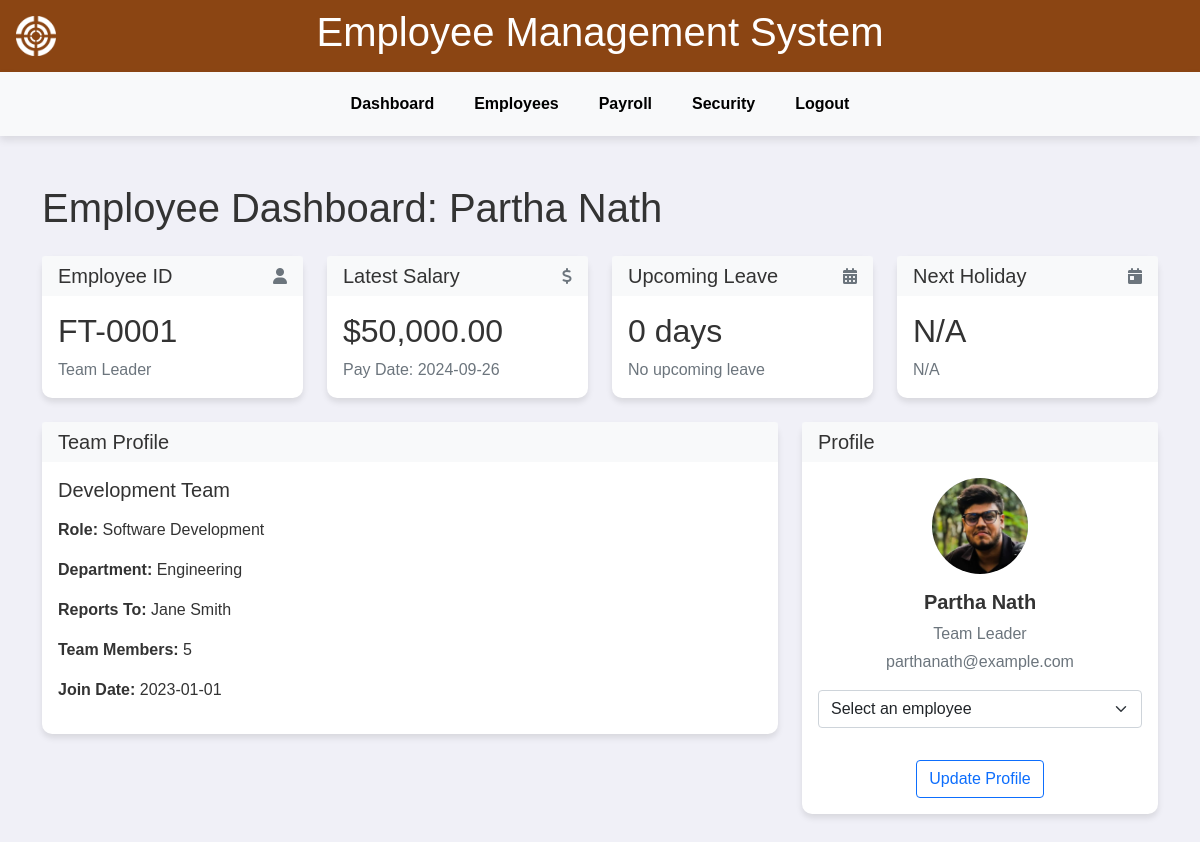
Page /employee-dashboard.php (signed in) on the committed database.
### tables this page shows
CREATE TABLE `team_profiles` (
  `id` varchar(10) NOT NULL,
  `name` varchar(100) NOT NULL,
  `role` varchar(100) NOT NULL,
  `email` varchar(100) NOT NULL,
  `reportsTo` varchar(100) NOT NULL,
  `department` varchar(100) NOT NULL,
  `joinDate` date NOT NULL,
  `location` varchar(100) NOT NULL,
  `phone` varchar(20) NOT NULL,
  `members` int(11) NOT NULL,
  `image` varchar(255) DEFAULT NULL
);

### employee-dashboard.php (the view, shortened to what this page needs)
<?php
$servername = "localhost";
$username = "root";
$password = "";
$dbname = "smarthr";
$conn = new mysqli($servername, $username, $password, $dbname);
function getEmployeeData($conn, $employee_id) {
    $sql = "SELECT e.*, s.amount, s.pay_date, l.days, l.from_date, l.to_date,
                   get_next_holiday() as next_holiday_date,
                   (SELECT title FROM holidays WHERE date = get_next_holiday()) as next_holiday_title,
                   get_team_profile(e.id) as team_id
            FROM employee e
            LEFT JOIN salaries s ON e.id = s.employee_id
            LEFT JOIN leaves l ON e.name = l.employee
            WHERE e.id = ?
            ORDER BY s.pay_date DESC, l.from_date DESC
            LIMIT 1";
    $stmt = $conn->prepare($sql);
    $stmt->bind_param("i", $employee_id);
    $stmt->execute();
    $result = $stmt->get_result();
    return $result->fetch_assoc();
}
$employee_id = $_SESSION['user_id'] ?? 1;
$employeeData = getEmployeeData($conn, $employee_id);
$team_id = $employeeData['team_id'] ?? null;
if ($team_id) {
    $sql = "SELECT * FROM team_profiles WHERE id = ?";
    $stmt = $conn->prepare($sql);
    $stmt->bind_param("s", $team_id);
    $stmt->execute();
    $result = $stmt->get_result();
    $teamProfile = $result->fetch_assoc();
} else {
    $teamProfile = null;
}
?>
<!DOCTYPE html>
<html lang="en">
<head>
    <link href="https://cdn.jsdelivr.net/npm/bootstrap@5.1.3/dist/css/bootstrap.min.css" rel="stylesheet">
    <link rel="stylesheet" href="https://cdnjs.cloudflare.com/ajax/libs/font-awesome/6.0.0-beta3/css/all.min.css">
</head>
<body>
<div class="main-wrapper">
    <header class="header">
        <img src="assets/img/logo.png" alt="Logo" class="logo">
        <h1>Employee Management System</h1>
    </header>
    <?php include_once("includes/sidebar.php");?>
    <div class="container py-5">
        <h1 class="mb-4">Employee Dashboard: <span id="employeeName"><?php echo htmlspecialchars($employeeData['name'] ?? 'N/A'); ?></span></h1>
        <div class="row row-cols-1 row-cols-md-2 row-cols-lg-4 g-4 mb-4">
            <div class="col">
                <div class="card h-100">
                    <div class="card-header d-flex justify-content-between align-items-center">
                        <h5 class="card-title mb-0">Employee ID</h5>
                        <i class="fas fa-user text-muted" aria-hidden="true"></i>
                    </div>
                    <div class="card-body">
                        <h2 class="card-text" id="employeeId"><?php echo htmlspecialchars($employeeData['employee_id'] ?? 'N/A'); ?></h2>
                        <p class="card-text text-muted" id="employeeRole"><?php echo htmlspecialchars($employeeData['role'] ?? 'N/A'); ?></p>
                    </div>
                </div>
            </div>
            <div class="col">
                <div class="card h-100">
                    <div class="card-header d-flex justify-content-between align-items-center">
                        <h5 class="card-title mb-0">Latest Salary</h5>
                        <i class="fas fa-dollar-sign text-muted" aria-hidden="true"></i>
                    </div>
                    <div class="card-body">
                        <h2 class="card-text" id="employeeSalary">$<?php echo number_format($employeeData['amount'] ?? 0, 2); ?></h2>
                        <p class="card-text text-muted" id="salaryDate">Pay Date: <?php echo htmlspecialchars($employeeData['pay_date'] ?? 'N/A'); ?></p>
                    </div>
                </div>
            </div>
            <div class="col">
                <div class="card h-100">
                    <div class="card-header d-flex justify-content-between align-items-center">
                        <h5 class="card-title mb-0">Upcoming Leave</h5>
                        <i class="fas fa-calendar-alt text-muted" aria-hidden="true"></i>
                    </div>
                    <div class="card-body">
                        <h2 class="card-text" id="leaveDays"><?php echo $employeeData['days'] ? $employeeData['days'] : '0'; ?> days</h2>
                        <p class="card-text text-muted" id="leaveDates">
                            <?php if ($employeeData['from_date'] && $employeeData['to_date']): ?>
                                From <?php echo htmlspecialchars($employeeData['from_date']); ?> to <?php echo htmlspecialchars($employeeData['to_date']); ?>
                            <?php else: ?>
                                No upcoming leave
                            <?php endif; ?>
                        </p>
                    </div>
                </div>
            </div>
            <div class="col">
                <div class="card h-100">
                    <div class="card-header d-flex justify-content-between align-items-center">
                        <h5 class="card-title mb-0">Next Holiday</h5>
                        <i class="fas fa-calendar-day text-muted" aria-hidden="true"></i>
                    </div>
                    <div class="card-body">
                        <h2 class="card-text"><?php echo htmlspecialchars($employeeData['next_holiday_title'] ?? 'N/A'); ?></h2>
                        <p class="card-text text-muted"><?php echo htmlspecialchars($employeeData['next_holiday_date'] ?? 'N/A'); ?></p>
                    </div>
                </div>
            </div>
        </div>
        <div class="row g-4">
            <div class="col-md-8">
                <div class="card">
                    <div class="card-header">
                        <h5 class="card-title mb-0">Team Profile</h5>
                    </div>
                    <div class="card-body" id="teamProfileContent">
                        <?php if ($teamProfile): ?>
                            <h3 class="h5 mb-3"><?php echo htmlspecialchars($teamProfile['name']); ?></h3>
                            <p><strong>Role:</strong> <?php echo htmlspecialchars($teamProfile['role']); ?></p>
                            <p><strong>Department:</strong> <?php echo htmlspecialchars($teamProfile['department']); ?></p>
                            <p><strong>Reports To:</strong> <?php echo htmlspecialchars($teamProfile['reportsTo']); ?></p>
                            <p><strong>Team Members:</strong> <?php echo htmlspecialchars($teamProfile['members']); ?></p>
                            <p><strong>Join Date:</strong> <?php echo htmlspecialchars($teamProfile['joinDate']); ?></p>
                        <?php else: ?>
                            <p>No team profile information available.</p>
                        <?php endif; ?>
                    </div>
                </div>
            </div>
            <div class="col-md-4">
                <div class="card">
                    <div class="card-header">
                        <h5 class="card-title mb-0">Profile</h5>
                    </div>
                    <div class="card-body text-center">
                        <img src="<?php echo htmlspecialchars($employeeData['image'] ?? ''); ?>" alt="<?php echo htmlspecialchars($employeeData['name'] ?? ''); ?>" class="avatar mb-3" id="employeeImage">
                        <h3 class="h5 fw-bold" id="profileName"><?php echo htmlspecialchars($employeeData['name'] ?? 'N/A'); ?></h3>
                        <p class="text-muted mb-1" id="profileRole"><?php echo htmlspecialchars($employeeData['role'] ?? 'N/A'); ?></p>
                        <p class="text-muted" id="profileEmail"><?php echo htmlspecialchars($employeeData['email'] ?? 'N/A'); ?></p>
                        <select class="form-select mb-3" id="employeeSelect" aria-label="Select an employee">
                            <option value="">Select an employee</option>
                        </select>
                        <button class="btn btn-outline-primary mt-3" id="updateProfileBtn">Update Profile</button>
                    </div>
                </div>
            </div>
        </div>
    </div>
</div>
</body>
</html>

### employee-dashboard.php (style rules this page uses)
* { box-sizing: border-box; margin: 0; padding: 0; }
body { font-family: Arial, sans-serif; background-color: #f0f0f7; color: #333; }
.main-wrapper { display: flex; flex-direction: column; min-height: 100vh; }
.header { background-color: #8b4513; color: white; padding: 0.5rem 1rem; display: flex; justify-content: center; align-items: center; position: relative; }
.logo { width: 40px; height: 40px; position: absolute; left: 1rem; }
.card { border: none; border-radius: 10px; box-shadow: 0 4px 6px rgba(0, 0, 0, 0.1); }
.card-header { background-color: #f8f9fa; border-bottom: none; }
.avatar { width: 96px; height: 96px; border-radius: 50%; object-fit: cover; }

### rows in the picture
team_profiles: name "Development Team", role "Software Development", department "Engineering", reportsTo "Jane Smith", members "5", joinDate "2023-01-01"

### other values in the picture
$employeeData['name'] "Partha Nath"
$employeeData['employee_id'] "FT-0001"
$employeeData['role'] "Team Leader"
$employeeData['amount'] "50,000.00"
$employeeData['pay_date'] "2024-09-26"
$employeeData['next_holiday_title'] "N/A"
$employeeData['next_holiday_date'] "N/A"
$employeeData['email'] "parthanath@example.com"
